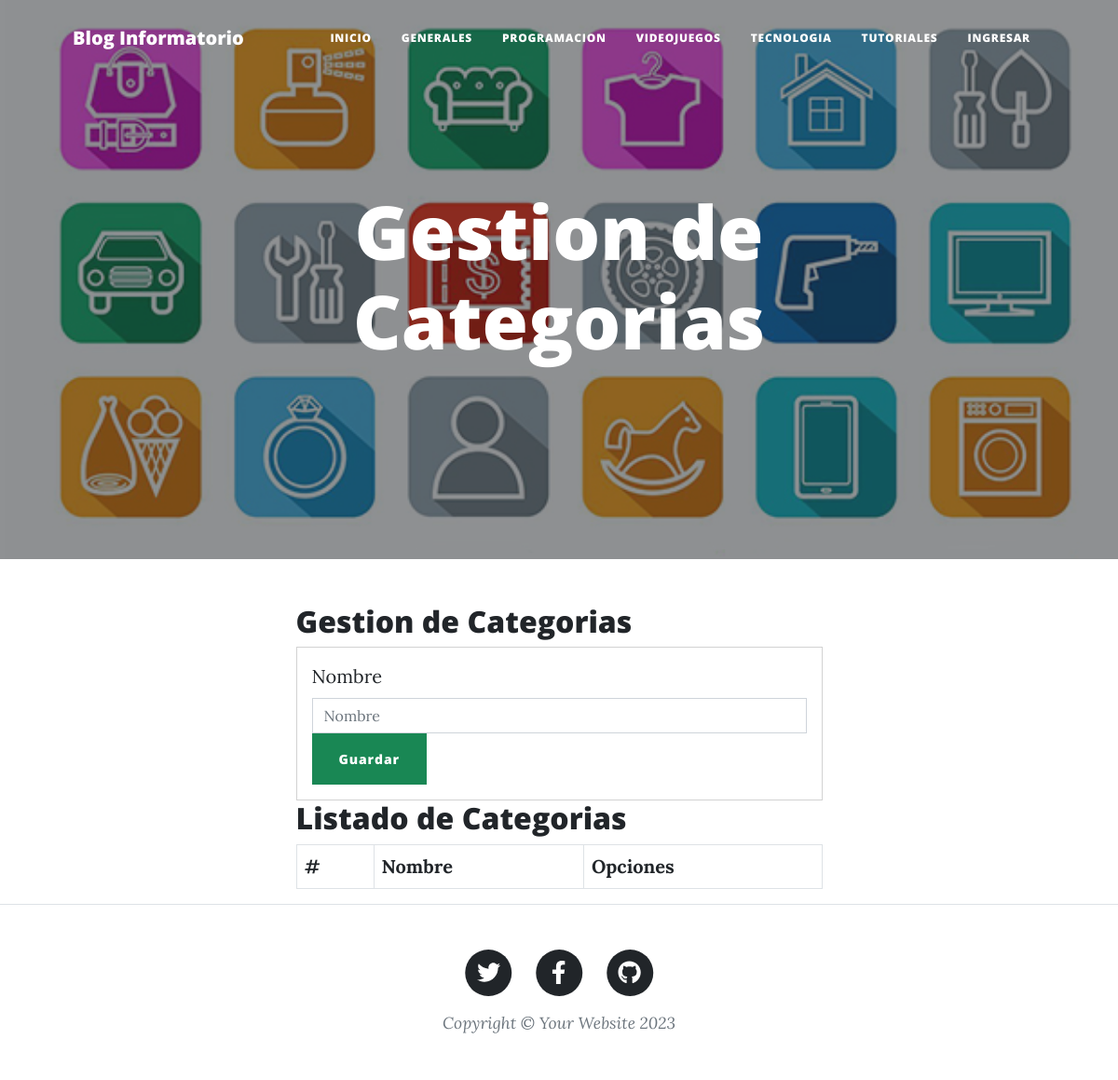
/Categorias/, run on an earlier commit of the app's database.
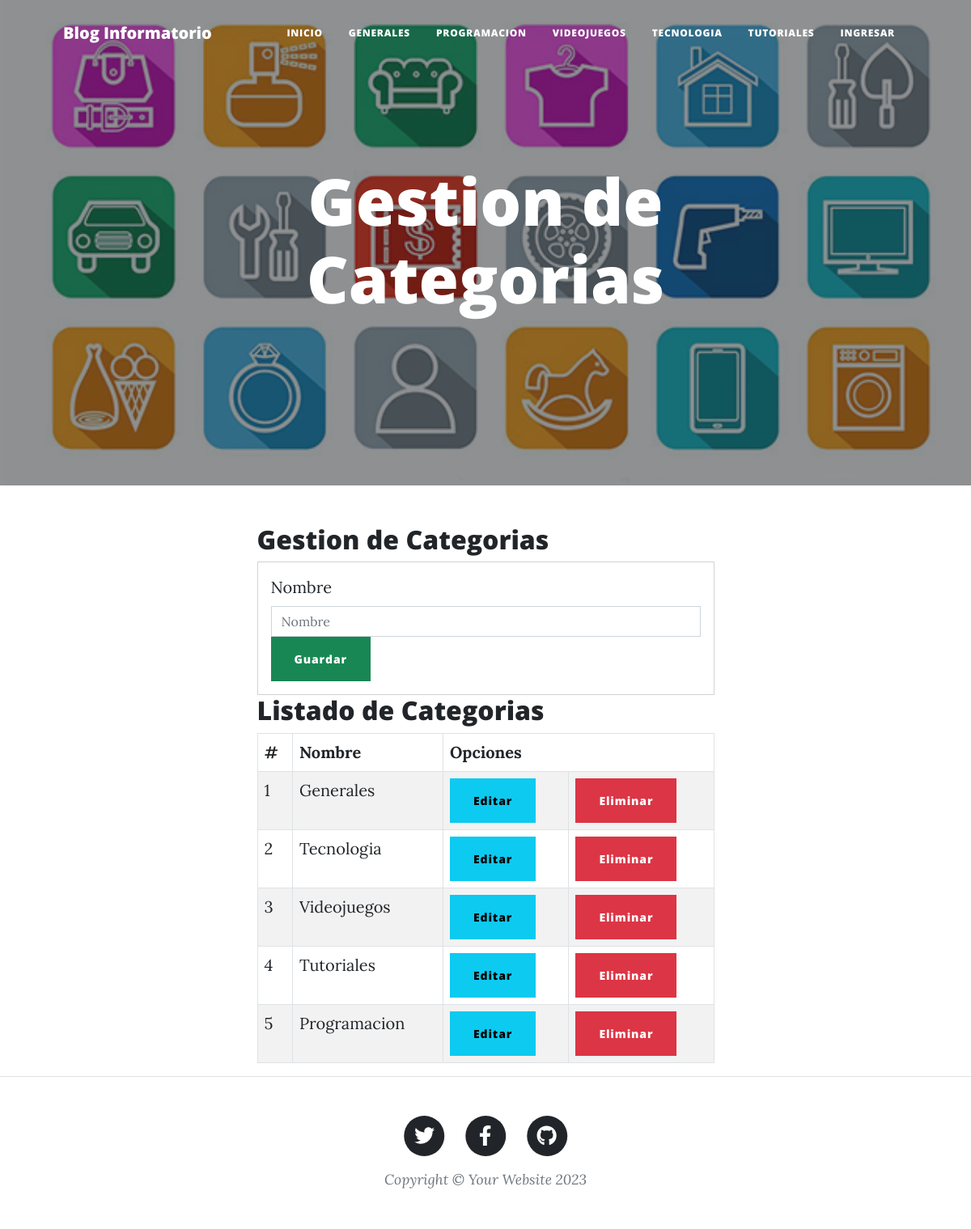
And on a later commit of the database.
### GestionDeBlog/models.py (models this page shows, shortened)
class Categoria(models.Model):
    id = models.AutoField(primary_key=True)
    nombre = models.CharField('Nombre de la Categoria', max_length=100, null=False, blank=False)
    estado = models.BooleanField('Categoria Activa / Categoria Desactivada', default=True)
    fecha_creacion = models.DateField('Fecha de Creacion', auto_now=False, auto_now_add=True)
    class Meta:
        verbose_name = 'Categoria'
        verbose_name_plural = 'Categorias'

### GestionDeBlog/views.py (the view)
# urls.py: path('Categorias/', views.categorias, name="categorias"),
def categorias(request):
    categoriaslistadas = Categoria.objects.all()
    return render(request, 'categorias.html', {"categoriaslistadas" : categoriaslistadas})

### GestionDeBlog/templates/categorias.html (shortened to what this page needs)
{% extends 'index.html' %}
{% load static %}
{% block imagen %} {% static 'assets/img/categorias.jpg' %} {% endblock imagen %}
{% block titulo_principal %}
    Gestion de Categorias
{% endblock titulo_principal %}
{% block contenido %}
    <div class="container">
        <div class="register">
            <h2 class="title"> Gestion de Categorias </h2>
            <div class="card">
                <div class="card-body">
                    <form action="/registrarcategoria/" method="POST">{% csrf_token %}
                        <div class="card-item">
                            <label for="exampleFormControlInput1" class="form-label">Nombre</label>
                            <input type="text" id="txtNombre" name="txtNombre" class="form-control" placeholder="Nombre">
                        </div>
                        <div class="card-item">
                            <button type="submit" class="btn btn-success btn-block text-white"> Guardar </button>
                        </div>
                    </form>
                </div>
            </div>
        </div>
        <div class="list">
            <h2> Listado de Categorias </h2>
            <div class="list-content">
                <table class="table table-striped table-bordered">
                    <thead class="thead-dark">
                        <tr>
                            <th> # </th>
                            <th> Nombre </th>
                            <th colspan="2"> Opciones </th>
                        </tr>
                    </thead>
                    <tbody>
                        {% for c in categoriaslistadas %}
                            <tr class="tr-tbody">
                                <td> {{forloop.counter}} </td>
                                <td> {{c.nombre}} </td>
                                <td><a href="edicioncategoria/{{ c.id }}"> <button class="btn btn-info"> Editar </button> </a></td>
                                <td><a href="eliminarcategoria/{{ c.id }}"> <button class="btn btn-danger btnEliminar"> Eliminar </button> </a></td>
                            </tr>
                        {% endfor %}
                    </tbody>
                </table>
            </div>
        </div>
    </div>
{% endblock contenido %}

### GestionDeBlog/templates/index.html (shortened to what this page needs)
{% load static %}
<!DOCTYPE html>
<html lang="es">
    <head>
        <link href="{% static 'css/styles.css' %}" rel="stylesheet" />
    </head>
    <body>
        <nav class="navbar navbar-expand-lg navbar-light" id="mainNav">
            <div class="container px-4 px-lg-5">
                <a class="navbar-brand" href={% url 'inicio' %}>Blog Informatorio</a>
                <div class="collapse navbar-collapse" id="navbarResponsive">
                    <ul class="navbar-nav ms-auto py-4 py-lg-0">
                        <li class="nav-item"><a class="nav-link px-lg-3 py-3 py-lg-4" href={% url 'inicio' %}>Inicio</a></li>
                        <li class="nav-item"><a class="nav-link px-lg-3 py-3 py-lg-4" href={% url 'generales' %}>Generales</a></li>
                        <li class="nav-item"><a class="nav-link px-lg-3 py-3 py-lg-4" href={% url 'programacion' %}>Programacion</a></li>
                        <li class="nav-item"><a class="nav-link px-lg-3 py-3 py-lg-4" href={% url 'videojuegos' %}>Videojuegos</a></li>
                        <li class="nav-item"><a class="nav-link px-lg-3 py-3 py-lg-4" href={% url 'tecnologia' %}>Tecnologia</a></li>
                        <li class="nav-item"><a class="nav-link px-lg-3 py-3 py-lg-4" href={% url 'tutoriales' %}>Tutoriales</a></li>
                        {% if request.user.is_authenticated and user.username == 'admin' %}
                            <div class="dropdown">
                                <button class="btn btn-secondary dropdown-toggle" type="button" id="dropdownMenuButton1" data-bs-toggle="dropdown" aria-expanded="false">
                                    ¿Que quieres hacer?
                                </button>
                                <ul class="dropdown-menu" aria-labelledby="dropdownMenuButton1">
                                    <li><a class="dropdown-item" href="#">Gestion de Post</a></li>
                                    <li><a class="dropdown-item" href={% url 'categorias' %}>Gestion de Categorias</a></li>
                                    <li><a class="dropdown-item" href={% url 'usuarios' %}>Gestion de Usuarios</a></li>
                                </ul>
                            </div>
                            <li class="nav-item"><a class="nav-link px-lg-3 py-3 py-lg-4" href={% url 'exit' %}>Salir</a></li>
                        {% else %}
                            <li class="nav-item"><a class="nav-link px-lg-3 py-3 py-lg-4" href={% url 'login' %}>Ingresar</a></li>
                        {% endif %}
                    </ul>
                </div>
            </div>
        </nav>
        <header class="masthead" style="background-image: url('{% block imagen %} {% static 'assets/img/home-bg.jpg' %} {% endblock imagen %}')">
            <div class="container position-relative px-4 px-lg-5">
                <div class="row gx-4 gx-lg-5 justify-content-center">
                    <div class="col-md-10 col-lg-8 col-xl-7">
                        <div class="site-heading">
                            <h1>{% block titulo_principal %} Blog Informatorio {% endblock titulo_principal %}</h1>
                        </div>
                    </div>
                </div>
            </div>
        </header>
        <div class="container px-4 px-lg-5">
            <div class="row gx-4 gx-lg-5 justify-content-center">
                <div class="col-md-10 col-lg-8 col-xl-7">
                    {% block contenido %}{% endblock contenido %}
                </div>
            </div>
        </div>
        <footer class="border-top">
            <div class="container px-4 px-lg-5">
                <div class="row gx-4 gx-lg-5 justify-content-center">
                    <div class="col-md-10 col-lg-8 col-xl-7">
                        <ul class="list-inline text-center">
                            <li class="list-inline-item">
                                <a href="#!">
                                    <span class="fa-stack fa-lg">
                                        <i class="fas fa-circle fa-stack-2x"></i>
                                        <i class="fab fa-twitter fa-stack-1x fa-inverse"></i>
                                    </span>
                                </a>
                            </li>
                            <li class="list-inline-item">
                                <a href="#!">
                                    <span class="fa-stack fa-lg">
                                        <i class="fas fa-circle fa-stack-2x"></i>
                                        <i class="fab fa-facebook-f fa-stack-1x fa-inverse"></i>
                                    </span>
                                </a>
                            </li>
                            <li class="list-inline-item">
                                <a href="https://github.com/NicoNunez4598/Blog_Informatorio">
                                    <span class="fa-stack fa-lg">
                                        <i class="fas fa-circle fa-stack-2x"></i>
                                        <i class="fab fa-github fa-stack-1x fa-inverse"></i>
                                    </span>
                                </a>
                            </li>
                        </ul>
                        <div class="small text-center text-muted fst-italic">Copyright &copy; Your Website 2023</div>
                    </div>
                </div>
            </div>
        </footer>
    </body>
</html>

What changed in the data, as far as the page shows it:
added Categoria: nombre "Generales"
added Categoria: nombre "Tecnologia"
added Categoria: nombre "Videojuegos"
added Categoria: nombre "Tutoriales"
added Categoria: nombre "Programacion"
